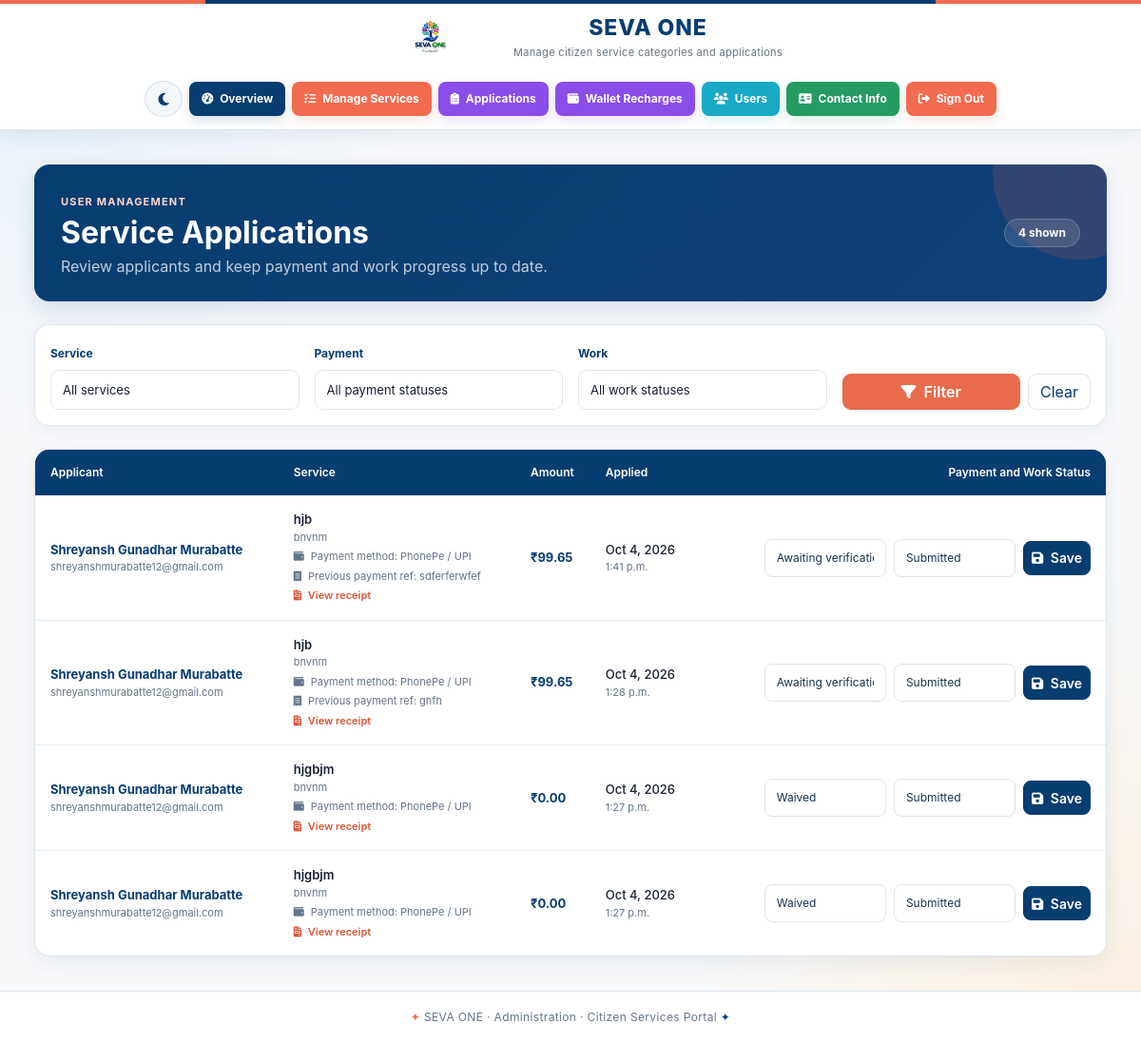
Before: /manage-applications/ (signed in) with the older database file.
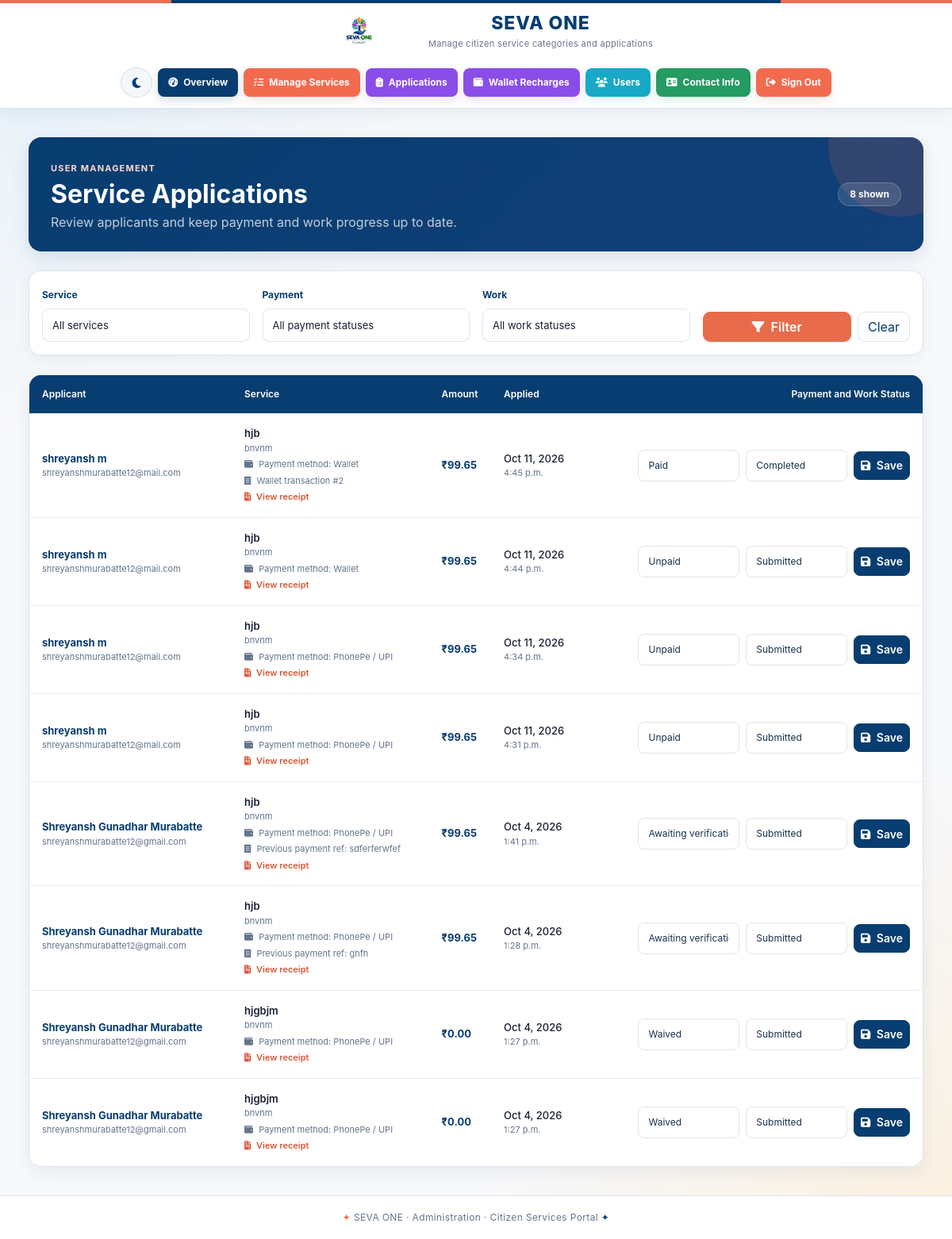
After: the same page with the newer database file.
### med/models.py (models this page shows, shortened)
class ServiceApplication(models.Model):
    PAYMENT_STATUS_CHOICES = [
        ("unpaid", "Unpaid"),
        ("verification_pending", "Awaiting verification"),
        ("paid", "Paid"),
        ("waived", "Waived"),
    ]
    PAYMENT_METHOD_CHOICES = [
        ("phonepe", "PhonePe / UPI"),
        ("wallet", "Wallet"),
    ]
    WORK_STATUS_CHOICES = [
        ("submitted", "Submitted"),
        ("in_progress", "In progress"),
        ("completed", "Completed"),
        ("on_hold", "On hold"),
        ("rejected", "Rejected"),
    ]
    user = models.ForeignKey(
        settings.AUTH_USER_MODEL,
        on_delete=models.SET_NULL,
        null=True,
        blank=True,
        related_name="service_applications",
    )
    applicant_name = models.CharField(max_length=150)
    applicant_email = models.EmailField(blank=True)
    service = models.ForeignKey(
        Service,
        on_delete=models.SET_NULL,
        null=True,
        blank=True,
        related_name="applications",
    )
    service_name = models.CharField(max_length=150)
    amount = models.DecimalField(
        max_digits=10,
        decimal_places=2,
        default=Decimal("0.00"),
        validators=[MinValueValidator(Decimal("0.00"))],
    )
    payment_method = models.CharField(
        max_length=20,
        choices=PAYMENT_METHOD_CHOICES,
        default="wallet",
        db_index=True,
    )
    transaction_ref = models.CharField(max_length=100, blank=True)
    payment_status = models.CharField(
        max_length=20,
        choices=PAYMENT_STATUS_CHOICES,
        default="unpaid",
        db_index=True,
    )
    work_status = models.CharField(
        max_length=12,
        choices=WORK_STATUS_CHOICES,
        default="submitted",
        db_index=True,
    )
    created_at = models.DateTimeField(auto_now_add=True, db_index=True)
    updated_at = models.DateTimeField(auto_now=True)
    class Meta:
        ordering = ["-created_at"]

class Service(models.Model):
    main_service = models.ForeignKey(
        MainService,
        on_delete=models.CASCADE,
        related_name="services",
    )
    name = models.CharField(max_length=150)
    description = models.TextField(blank=True)
    google_form_url = models.URLField("Google Form link")
    amount = models.DecimalField(
        max_digits=10,
        decimal_places=2,
        default=Decimal("0.00"),
        validators=[MinValueValidator(Decimal("0.00"))],
        help_text="Service fee in INR. Use 0 for a free service.",
    )
    is_active = models.BooleanField(default=True)
    class Meta:
        ordering = ["name"]

class MainService(models.Model):
    name = models.CharField(max_length=150, unique=True)
    description = models.TextField(blank=True)
    is_active = models.BooleanField(default=True)
    class Meta:
        ordering = ["name"]

class WalletTransaction(models.Model):
    wallet = models.ForeignKey(
        UserWallet,
        on_delete=models.CASCADE,
        related_name="transactions",
    )
    amount = models.DecimalField(max_digits=12, decimal_places=2)
    description = models.CharField(max_length=200)
    recharge_request = models.OneToOneField(
        WalletRechargeRequest,
        on_delete=models.SET_NULL,
        null=True,
        blank=True,
        related_name="wallet_transaction",
    )
    application = models.OneToOneField(
        ServiceApplication,
        on_delete=models.SET_NULL,
        null=True,
        blank=True,
        related_name="wallet_transaction",
    )
    created_at = models.DateTimeField(auto_now_add=True, db_index=True)
    class Meta:
        ordering = ["-created_at"]

### med/views.py (the view)
# urls.py: path('manage-applications/', views.manage_applications, name='manage_applications'),
@user_passes_test(lambda user: user.is_superuser, login_url="/login/")
def manage_applications(request):
    applications = ServiceApplication.objects.select_related("user", "service").all()
    payment_status = request.GET.get("payment_status", "")
    work_status = request.GET.get("work_status", "")
    service_id = request.GET.get("service", "")
    payment_values = dict(ServiceApplication.PAYMENT_STATUS_CHOICES)
    work_values = dict(ServiceApplication.WORK_STATUS_CHOICES)
    if payment_status in payment_values:
        applications = applications.filter(payment_status=payment_status)
    if work_status in work_values:
        applications = applications.filter(work_status=work_status)
    if service_id.isdigit():
        applications = applications.filter(service_id=service_id)
    return render(request, "manage_applications.html", {
        "applications": applications,
        "services": Service.objects.order_by("name"),
        "payment_statuses": ServiceApplication.PAYMENT_STATUS_CHOICES,
        "work_statuses": ServiceApplication.WORK_STATUS_CHOICES,
        "selected_payment_status": payment_status,
        "selected_work_status": work_status,
        "selected_service": service_id,
    })

### med/templates/manage_applications.html (shortened to what this page needs)
{% extends 'admin_base.html' %}
{% block content %}
<div class="container-fluid px-0">
    <header class="applications-header d-flex flex-wrap justify-content-between align-items-center gap-3 mb-4">
        <div>
            <span class="header-label text-uppercase fw-bold">
                User Management
            </span>
            <h1 class="h2 fw-bold mt-1 mb-1">
                Service Applications
            </h1>
            <p class="mb-0">
                Review applicants and keep payment and work progress up to date.
            </p>
        </div>
        <span class="badge rounded-pill shown-badge">
            {{ applications|length }} shown
        </span>
    </header>
    <form method="get"
          class="card card-body filter-card mb-4">
        <div class="row g-3 align-items-end">
            <div class="col-sm-6 col-lg-3">
                <label
                    for="filterService"
                    class="form-label">
                    Service
                </label>
                <select
                    name="service"
                    id="filterService"
                    class="form-select">
                    <option value="">
                        All services
                    </option>
                </select>
            </div>
            <div class="col-sm-6 col-lg-3">
                <label
                    for="filterPayment"
                    class="form-label">
                    Payment
                </label>
                <select
                    name="payment_status"
                    id="filterPayment"
                    class="form-select">
                    <option value="">
                        All payment statuses
                    </option>
                </select>
            </div>
            <div class="col-sm-6 col-lg-3">
                <label
                    for="filterWork"
                    class="form-label">
                    Work
                </label>
                <select
                    name="work_status"
                    id="filterWork"
                    class="form-select">
                    <option value="">
                        All work statuses
                    </option>
                </select>
            </div>
            <div class="col-sm-6 col-lg-3 d-flex gap-2">
                <button
                    class="btn btn-filter flex-grow-1"
                    type="submit">
                    <i class="fa-solid fa-filter me-1"></i>
                    Filter
                </button>
                <a
                    class="btn btn-clear"
                    href="{% url 'manage_applications' %}">
                    Clear
                </a>
            </div>
        </div>
    </form>
    <div class="applications-table-card">
        <div class="table-responsive">
            <table class="table table-hover align-middle applications-table mb-0">
                <thead>
                    <tr>
                        <th class="ps-3">
                            Applicant
                        </th>
                        <th>
                            Service
                        </th>
                        <th>
                            Amount
                        </th>
                        <th>
                            Applied
                        </th>
                        <th class="text-end pe-3">
                            Payment and Work Status
                        </th>
                    </tr>
                </thead>
                <tbody>
                    {% for application in applications %}
                    <tr>
                        <td class="ps-3">
                            <div class="applicant-name">
                                {{ application.applicant_name }}
                            </div>
                            <div class="applicant-email">
                                {{ application.applicant_email|default:"No email provided" }}
                            </div>
                        </td>
                        <td>
                            <div class="service-name">
                                {{ application.service_name }}
                            </div>
                            {% if application.service %}
                                <div class="main-service">
                                    {{ application.service.main_service.name }}
                                </div>
                            {% endif %}
                            <div class="transaction-ref">
                                <i class="fa-solid fa-wallet me-1"></i>
                                Payment method:
                                {{ application.get_payment_method_display|default:"Not selected" }}
                            </div>
                            {% if application.wallet_transaction %}
                                <div class="transaction-ref">
                                    <i class="fa-solid fa-receipt me-1"></i>
                                    Wallet transaction #{{ application.wallet_transaction.pk }}
                                </div>
                            {% elif application.transaction_ref %}
                                <div class="transaction-ref">
                                    <i class="fa-solid fa-receipt me-1"></i>
                                    Previous payment ref: {{ application.transaction_ref }}
                                </div>
                            {% endif %}
                            <div>
                                <a
                                    class="receipt-link"
                                    href="{% url 'application_receipt' application.pk %}">
                                    <i class="fa-solid fa-file-invoice me-1"></i>
                                    View receipt
                                </a>
                            </div>
                        </td>
                        <td>
                            <span class="amount">
                                &#8377;{{ application.amount|floatformat:2 }}
                            </span>
                        </td>
                        <td>
                            <div class="application-date">
                                {{ application.created_at|date:"M j, Y" }}
                            </div>
                            <div class="application-time">
                                {{ application.created_at|date:"g:i a" }}
                            </div>
                        </td>
                        <td class="text-end pe-3">
                            <form
                                method="post"
                                action="{% url 'update_application_status' application.pk %}"
                                class="row g-2 align-items-center justify-content-end status-form">
                                <div class="col-12 col-sm-5 col-lg-4">
                                    <select
                                        class="form-select form-select-sm"
                                        name="payment_status"
                                        id="payment-{{ application.pk }}">
                                        {% for value, label in payment_statuses %}
                                            <option
                                                value="{{ value }}"
                                                {% if application.payment_status == value %}
                                                    selected
                                                {% endif %}>
                                                {{ label }}
                                            </option>
                                        {% endfor %}
                                    </select>
                                </div>
                                <div class="col-12 col-sm-5 col-lg-4">
                                    <select
                                        class="form-select form-select-sm"
                                        name="work_status"
                                        id="work-{{ application.pk }}">
                                        {% for value, label in work_statuses %}
                                            <option
                                                value="{{ value }}"
                                                {% if application.work_status == value %}
                                                    selected
                                                {% endif %}>
                                                {{ label }}
                                            </option>
                                        {% endfor %}
                                    </select>
                                </div>
                                <div class="col-12 col-lg-auto">
                                    <button
                                        class="btn btn-sm btn-save w-100"
                                        type="submit">
                                        <i class="fa-solid fa-floppy-disk me-1"></i>
                                        Save
                                    </button>
                                </div>
                            </form>
                        </td>
                    </tr>
                    {% endfor %}
                </tbody>
            </table>
        </div>
    </div>
</div>
{% endblock %}

Changed rows visible on the page:
added ServiceApplication: applicant_name "shreyansh m", applicant_email "shreyanshmurabatte12@mail.com", service_name "hjb", service.main_service.name "bnvnm", payment_method "Wallet", wallet_transaction.pk "2", amount "99.65", created_at "Oct 11, 2026", created_at "4:45 p.m.", payment_status "Paid", work_status "Completed"
added ServiceApplication: applicant_name "shreyansh m", applicant_email "shreyanshmurabatte12@mail.com", service_name "hjb", service.main_service.name "bnvnm", payment_method "Wallet", amount "99.65", created_at "Oct 11, 2026", created_at "4:44 p.m.", payment_status "Unpaid", work_status "Submitted"
added ServiceApplication: applicant_name "shreyansh m", applicant_email "shreyanshmurabatte12@mail.com", service_name "hjb", service.main_service.name "bnvnm", payment_method "PhonePe / UPI", amount "99.65", created_at "Oct 11, 2026", created_at "4:34 p.m.", payment_status "Unpaid", work_status "Submitted"
added ServiceApplication: applicant_name "shreyansh m", applicant_email "shreyanshmurabatte12@mail.com", service_name "hjb", service.main_service.name "bnvnm", payment_method "PhonePe / UPI", amount "99.65", created_at "Oct 11, 2026", created_at "4:31 p.m.", payment_status "Unpaid", work_status "Submitted"
Other visible differences:
{{ applications|length }}: "4" → "8"
